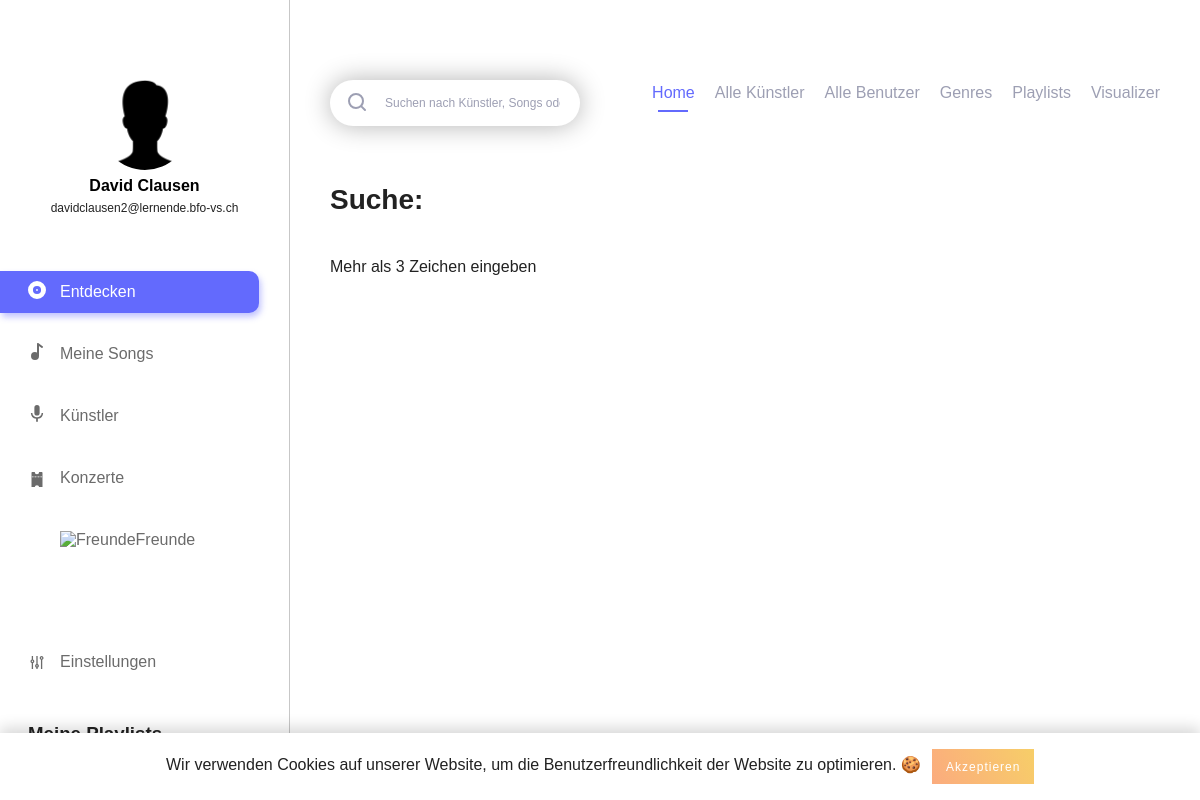
Screenshot of /search.php (signed in) with the database file from the repository.
### tables this page shows
CREATE TABLE IF NOT EXISTS `users` (
  `id` int(11) NOT NULL AUTO_INCREMENT,
  `username` varchar(255) NOT NULL,
  `email` varchar(255) NOT NULL,
  `firstname` varchar(255) NOT NULL,
  `lastname` varchar(255) NOT NULL,
  `password_hash` varchar(255) NOT NULL,
  `password_token` varchar(255) NOT NULL,
  `is_artist` int(1) NOT NULL,
  `has_darkmode` tinyint(1) NOT NULL,
  `insta` text,
  `facebook` text,
  PRIMARY KEY (`id`),
  UNIQUE KEY `username` (`username`),
  UNIQUE KEY `email` (`email`)
);

### includes/start.php (called while the page is built, shortened)
<?php
include 'db.php';
if (isset($_SESSION['user']['id']) && !empty($_SESSION['user']['id'])) {
	$statement = $pdo->prepare("SELECT * FROM `users` WHERE `id` = :id");
	$result = $statement->execute(array('id' => $_SESSION['user']['id']));
}
?>

### includes/navigation_left.php (the view, shortened to what this page needs)
<?php
if(isset($_SESSION['active'])) {
	$active_class = $_SESSION['active'];
}
$query = "SELECT * FROM `users` WHERE `id` = ".$_SESSION['user']['id'];
?>
<div class="navigation_left">
	<div class="navigation_wrapper">
		<div class="profile">
			<?php if (file_exists('img/profiles/user_'.$_SESSION['user']['id'].'.jpg')) { ?>
			<div class="profile_picture" style="background-image: url('img/profiles/user_<?php echo $_SESSION['user']['id']; ?>.jpg');background-position: center; background-size: 140%;" alt="user_image"></div>
			<?php } else { ?>
			<div class="profile_picture" style="background-image: url('img/profiles/no_user_image.png');background-position: center; background-size: 140%;" alt="user_image"></div>
			<?php } ?>
			<h3 class="profile_name">
				<?php foreach ($pdo->query($query) as $user_data) {
					echo htmlspecialchars($user_data['firstname']).' '.htmlspecialchars($user_data['lastname']);
				} ?>
			</h3>
			<p class="profile_mail">
				<?php foreach ($pdo->query($query) as $user_data) {
					echo htmlspecialchars($user_data['email']);
				} ?>
			</p>
		</div>
		<div class="main_navigation">
			<ul>
				<li class="navigation_element <?php if($active_class === 'discover') { echo 'active'; } ?>"><a class="site_load_button" data-url="home.php" href="#home.php"><?php echo DISCOVER; ?></a></li>
				<li class="navigation_element <?php if($active_class === 'my_songs') { echo 'active'; } ?>"><a class="site_load_button" data-url="my_songs.php" href="#my_songs.php"><img class="svg" src="img/assets/my_songs.svg" alt="<?php echo MY_SONGS; ?>"><?php echo MY_SONGS; ?></a></li>
				<li class="navigation_element <?php if($active_class === 'artists') { echo 'active'; } ?>"><a class="site_load_button" data-url="artists.php" href="#artists.php"><img class="svg" src="img/assets/artists.svg" alt="<?php echo ARTISTS; ?>"><?php echo ARTISTS; ?></a></li>
				<li class="navigation_element <?php if($active_class === 'events') { echo 'active'; } ?>"><a class="site_load_button" data-url="events.php" href="#events.php"><img class="svg" src="img/assets/events.svg" alt="<?php echo EVENTS; ?>"><?php echo EVENTS; ?></a></li>
				<li class="navigation_element <?php if($active_class === 'friends') { echo 'active'; } ?>"><a class="site_load_button" data-url="friends.php" href="#friends.php"><img class="svg" src="img/assets/friends.svg" alt="<?php echo FRIENDS; ?>"><?php echo FRIENDS; ?></a></li>
				<li class="navigation_element <?php if($active_class === 'settings') { echo 'active'; } ?>"><a class="site_load_button" data-url="settings.php" href="#settings.php"><img class="svg" src="img/assets/settings_nav.svg" alt="<?php echo SETTINGS; ?>"><?php echo SETTINGS; ?></a></li>
			</ul>
		</div>
		<div class="playlist_wrapper">
			<h3 class="playlist_title"><?php echo MY_PLAYLISTS; ?></h3>
		</div>
	</div>
</div>

### css/_config.css (style rules this page uses)
:root { --primary-color: #636AFD; --primary-color_light: #e0e1ff; --text: #222; --navigation_left: #6B6B6B; --border: #C7C7C7; --light_text: #9D9FB3; --button: #ededed; --border-bottom: #707070; --background_dark_mode: #21252B; --dark_mode_border: #30353B; --dark_mode_input: #30353B; --dark_mode_light: #DDDDDD; --standard_shadow: 0 3px 27px rgba(0,0,0,0.39); --standard_radius: 13px; --standard_transition: all 0.3s ease; --error_color: #b20000; }

### css/_basic.css (style rules this page uses)
body { font-family: 'DM Sans', sans-serif; margin: 0; padding: 0; color: var(--text); -webkit-font-smoothing: antialiased; -moz-osx-font-smoothing: grayscale; }
h3 { margin: 0; padding: 0; }
ul { padding: 0; margin: 0; }
.profile { text-align: center; }

### css/_navigation.css (style rules this page uses)
.navigation_left { position: fixed; width: 290px; height: 100%; border-right: 1px solid var(--border); padding: 80px 0; box-sizing: border-box; }
.navigation_left .profile { width: 195px; margin: 0 auto; margin-bottom: 50px; }
h3.profile_name { margin-top: 5px; font-size: 16px; line-height: 21px; color: #000; font-weight: 700; }
.profile_mail { font-size: 12px; line-height: 25px; margin: 0; margin-bottom: 5px; }
.navigation_left .profile div.profile_picture { width: 90px; height: 90px; -webkit-border-radius: 100%; -moz-border-radius: 100%; -o-border-radius: 100%; border-radius: 100%; margin: 0 auto; }
.navigation_left .main_navigation ul { padding-right: 30px; box-sizing: border-box; width: 100%; }
.navigation_left .main_navigation ul li.navigation_element { position: relative; list-style-type: none; color: var(--navigation_left); margin-top: 20px; }
.navigation_left .main_navigation ul li.navigation_element:first-child { margin-top: 0; }
.navigation_left .main_navigation ul li.navigation_element:last-child { margin-top: 80px; }
.navigation_left .main_navigation ul li.navigation_element.active a, .navigation_left .main_navigation ul li.navigation_element a:hover { background: var(--primary-color); color: #fff; box-shadow: 2px 4px 6px rgba(99, 106, 253, 0.4); transition: background 0.2s ease, color 0.2s ease; }
.navigation_left .main_navigation ul li a { color: inherit; text-decoration: none; padding: 12px 20px; padding-left: 60px; border-top-right-radius: 10px; border-bottom-right-radius: 10px; box-sizing: border-box; display: inline-block; width: 100%; transition: background 0.2s ease, color 0.2s ease; }
.playlist_wrapper { margin-top: 40px; padding-right: 30px; box-sizing: border-box; width: 100%; }
.playlist_wrapper .playlist_title { padding-left: 28px; box-sizing: border-box; }

### rows the page displays
users: firstname "David", lastname "Clausen", email "davidclausen2@lernende.bfo-vs.ch"

### other values shown
DISCOVER "Entdecken"
MY_SONGS "Meine Songs"
ARTISTS "Künstler"
EVENTS "Konzerte"
FRIENDS "Freunde"
SETTINGS "Einstellungen"
HOME "Home"
ALL_ARTISTS "Alle Künstler"
ALL_USERS "Alle Benutzer"
GENRES "Genres"
PLAYLISTS "Playlists"
SEARCH "Suche"
MORE_THAN_3 "Mehr als 3 Zeichen eingeben"
